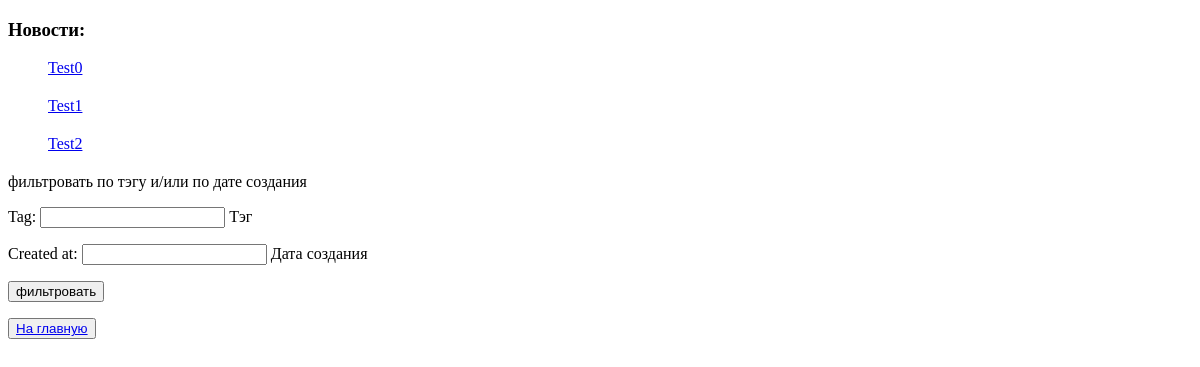
The app's page /news, older data.
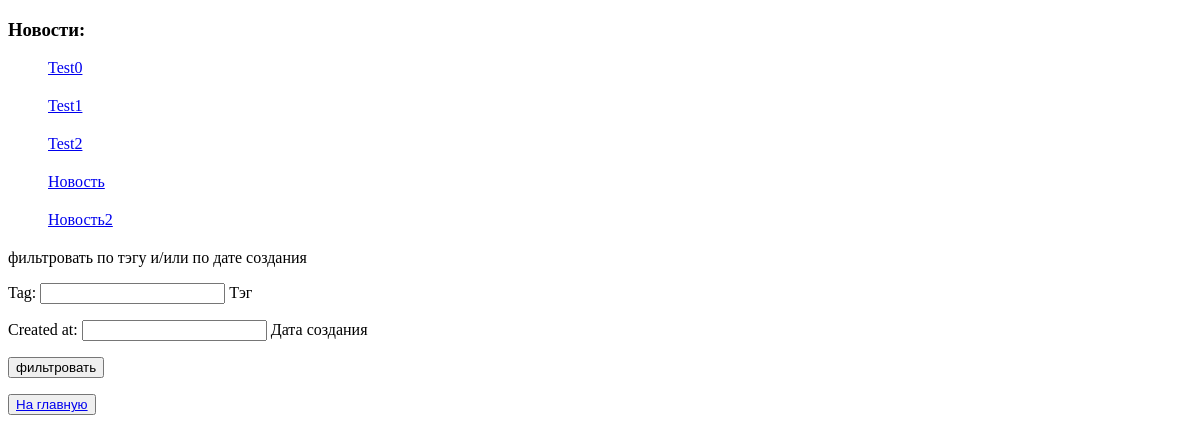
The same page, newer data.
### app_news/models.py (models this page shows, shortened)
class News(models.Model):
	title = models.CharField(max_length=200, verbose_name='заголовок', db_index=True)
	content = models.CharField(max_length=500, verbose_name='содержание')
	created_at = models.DateField(auto_now_add=True, db_index=True, verbose_name='создано')
	updated_at = models.DateField(auto_now=True, verbose_name='отредактировано')
	flag = models.BooleanField(default=False, verbose_name='опубликовать')
	tag = models.CharField(max_length=50, null=True, blank=True, default=None, verbose_name='тэг')
	class Meta:
		db_table = 'news'
		ordering = ['created_at']

### app_news/views.py (the view, shortened to what this page needs)
# urls.py: path('news', NewsListView.as_view(), name='news_list'),
class NewsListView(View):
	@staticmethod
	def get(request):
		news_list = News.objects.all()
		filter_form = FilterForm()
		return render(request, 'app_news/news_list.html', context={'news_list': news_list, 'filter_form': filter_form})

### app_news/forms.py
class FilterForm(forms.Form):
	tag = forms.CharField(required=False, help_text='Тэг')
	created_at = forms.DateTimeField(required=False, help_text='Дата создания')

### app_news/templates/app_news/news_list.html (shortened to what this page needs)
<!DOCTYPE html>
<html lang="en">
    <head>
    </head>
    <body>
        <h3>Новости:</h3>
            <ul style="list-style: none;">
                {% for news in news_list %}
                    {% if news.flag %}
                        <li style="margin-bottom:20px;">
                            <a href="/news/{{ news.id }}">{{ news.title }}</a>
                        </li>
                    {% endif %}
                {% endfor %}
            </ul>
        <p>фильтровать по тэгу и/или по дате создания</p>
        <form method="post" action="/news">
            {{ filter_form.as_p }}
            <button type="submit">фильтровать</button>
        </form>
        <button><a href="/">На главную</a></button>
    </body>
</html>

Row changes from the older to the newer data that the page shows:
added News: title "Новость"
added News: title "Новость2"
